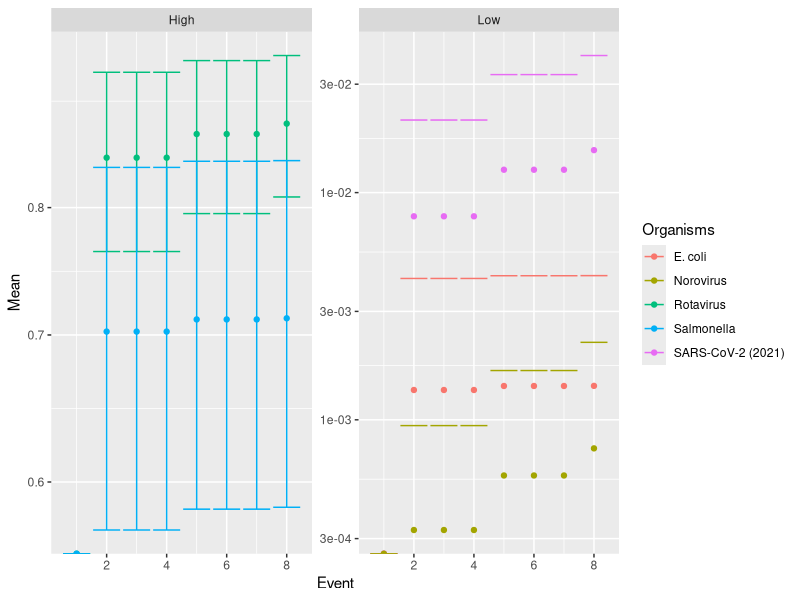
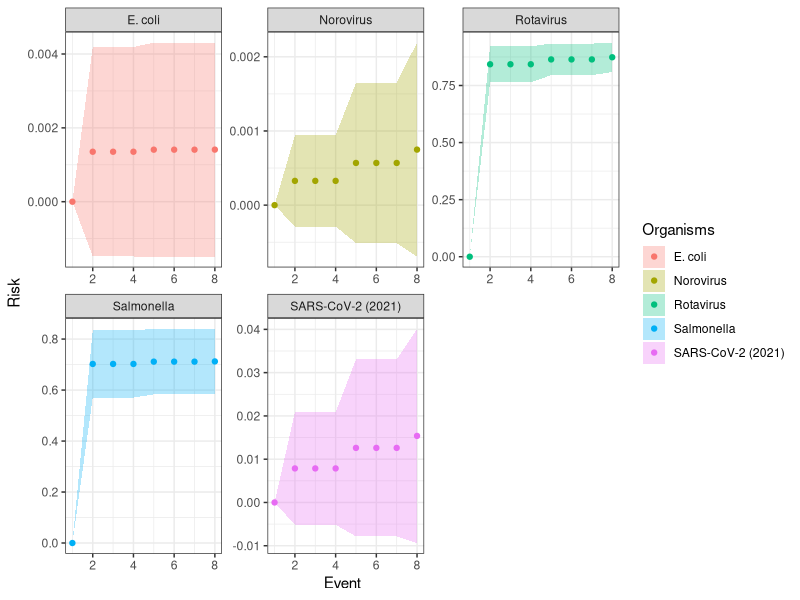

These figures' R source, in order: (Note: this script raises an error after producing the figures.)
library(readr)
baseline_scenario_result_graph <- read_csv("baseline scenario result graph.csv")
View(baseline_scenario_result_graph)



require(ggplot2)
require(ggpubr)
ggplot(baseline_scenario_result_graph)+
  geom_point(aes(x=Event, y=Mean, group=Organisms, color=Organisms))+
  geom_errorbar(aes(x=Event, ymin=Mean-Sd, ymax=Mean+Sd, group=Organisms, color=Organisms))+
  facet_wrap(~Type,scales="free")+
  scale_y_continuous(trans="log10")


library(readr)
baseline_dose <- read_csv("baseline_dose.csv")
View(baseline_dose)

A<-ggplot(baseline_scenario_result_graph)+ 
  geom_point(aes(x=Event, y=Mean, group=Organisms, color=Organisms))+
  geom_ribbon(aes(x=Event, ymin=Mean-Sd, ymax=Mean+Sd, group=Organisms, fill=Organisms), alpha=0.3)+
  facet_wrap(~Organisms,scales="free")+
  theme_bw()+
  scale_y_continuous(name="Risk")
windows() 

ggsave("figure_dpi600.tiff", dpi=600, dev='tiff', height=5, width=8, units="in")

B<-ggplot(baseline_dose)+ 
  geom_point(aes(x=Event, y=Mean, group=Organisms, color=Organisms))+
  geom_ribbon(aes(x=Event, ymin=Mean-Sd, ymax=Mean+Sd, group=Organisms, fill=Organisms), alpha=0.3)+
  facet_wrap(~Organisms,scales="free")+
  theme_bw()+
  scale_y_continuous(name="Dose")

ggarrange(B,A, common.legend=TRUE)+
  windows()

